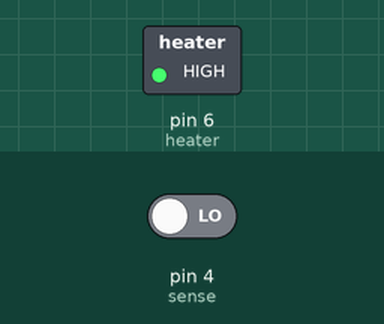
This sketch was run on a simulated Arduino Uno, built with avr-gcc and run on an emulated ATmega328P. Shown: switched loads named in the sketch (green lamp = pin HIGH). Inputs (shaded band) come from the test bench; at power-on: pin 4 (sense) LOW. What the sketch prints to the serial monitor is not drawn.

Above: at 0.1 s.
Timing chart, 0 to 1.6 s (numbered marks = the images above):
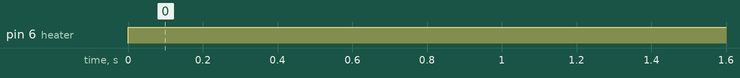

The sketch:

GasSensorCH4.ino
```cpp
int heater = 6;
int sense = 4;

void setup() {
  Serial.begin(9600);
  pinMode(heater, OUTPUT);
  pinMode(sense, INPUT);
  digitalWrite(heater, HIGH);        // Heater on
  Serial.println("Purge started...");
  for(int i = 60; i > 0; i--) {	     // Purge for 60 seconds
    Serial.println(i);
    delay(1000);
  }
  Serial.println("Purge completed...");

  Serial.println("Sensing...");

  for(int i = 0; i <= 90; i++) {	 // Read for 90 seconds
    Serial.print(i, DEC);                   //  This code may be repeated
    if(digitalRead(sense) == 1)
      Serial.print("  ALARM");
    Serial.println("");
    delay(1000);
  }
  Serial.println("Sense complete...");
}

void loop() {
  // Empty loop
}
```

Measured:
- by itself, pin 6 (heater): LOW → HIGH at 0.00 s
